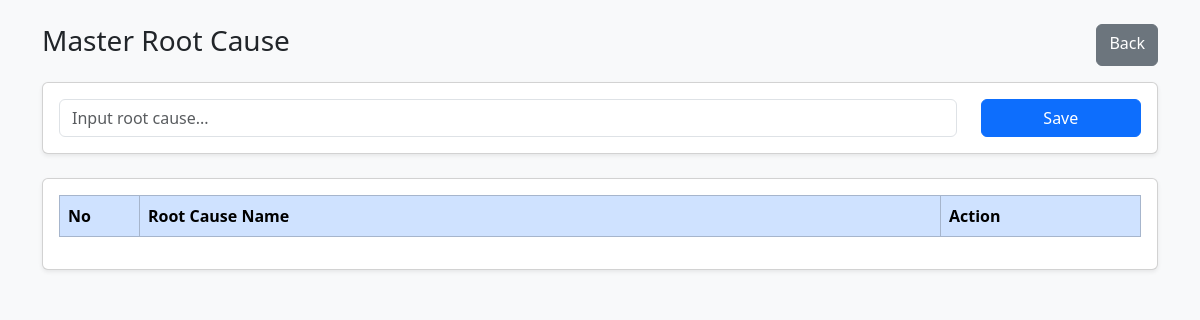
Before: /page/leader/rootcause/index.php (signed in) with the older database file.
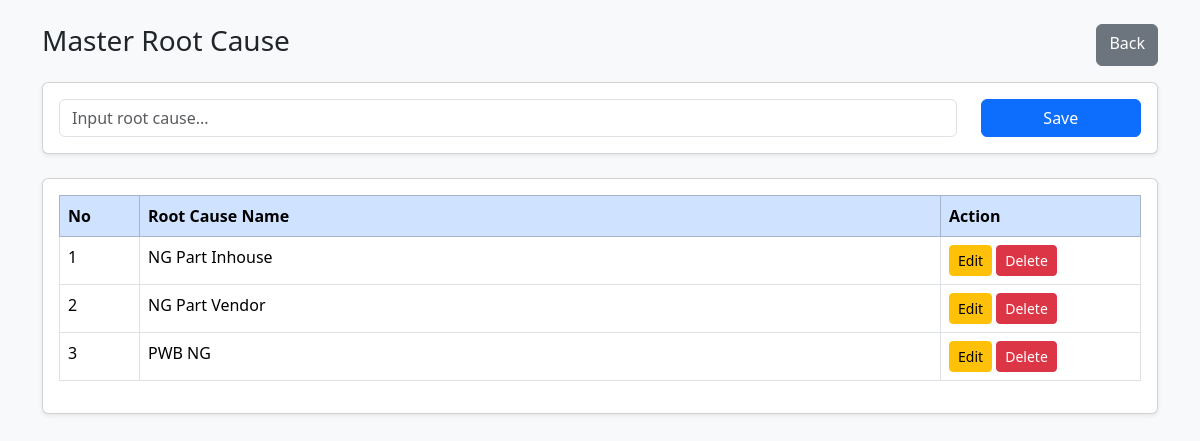
After: the same page with the newer database file.
### tables this page shows
CREATE TABLE `rootcause_master` (
  `rootcause_id` int(11) NOT NULL,
  `rootcause_name` varchar(150) NOT NULL,
  `area` enum('IDU','ODU') NOT NULL,
  `created_at` datetime DEFAULT current_timestamp()
);

### page/leader/rootcause/index.php (the view, shortened to what this page needs)
<?php
require '../../../conn.php';
$table = "rootcause_master";
$field = "rootcause_name";
$area = $_SESSION['area'];
$data = mysqli_query(
    $conn,
    "SELECT * FROM $table WHERE area='$area'
     ORDER BY rootcause_name ASC"
);
?>
<!doctype html>
<html lang="en">
<head>
    <link href="https://cdn.jsdelivr.net/npm/bootstrap@5.3.3/dist/css/bootstrap.min.css" rel="stylesheet">
</head>
<body class="bg-light">
    <div class="container mt-4">
        <div class="d-flex justify-content-between mb-3">
            <h3>Master Root Cause</h3>
            <a href="../index.php" class="btn btn-secondary">
                Back
            </a>
        </div>
        <div class="card shadow-sm mb-4">
            <div class="card-body">
                <form method="POST">
                    <div class="row">
                        <div class="col-md-10">
                            <input type="text"
                                name="name"
                                class="form-control"
                                placeholder="Input root cause..."
                                required>
                        </div>
                        <div class="col-md-2 d-grid">
                            <button type="submit"
                                name="btn_save"
                                class="btn btn-primary">
                                Save
                            </button>
                        </div>
                    </div>
                </form>
            </div>
        </div>
        <div class="card shadow-sm">
            <div class="card-body table-responsive">
                <table class="table table-bordered">
                    <thead class="table-primary">
                        <tr>
                            <th width="80">No</th>
                            <th>Root Cause Name</th>
                            <th width="200">Action</th>
                        </tr>
                    </thead>
                    <tbody>
                        <?php
                        $no = 1;
                        while ($row = mysqli_fetch_assoc($data)) :
                        ?>
                            <tr>
                                <td><?= $no++; ?></td>
                                <td><?= $row[$field]; ?></td>
                                <td>
                                    <button class="btn btn-warning btn-sm"
                                        data-bs-toggle="modal"
                                        data-bs-target="#edit<?= $row['rootcause_id']; ?>">
                                        Edit
                                    </button>
                                    <a href="?delete=<?= $row['rootcause_id']; ?>"
                                        class="btn btn-danger btn-sm"
                                        onclick="return confirm('Hapus data?')">
                                        Delete
                                    </a>
                                </td>
                            </tr>
                        <?php endwhile; ?>
                    </tbody>
                </table>
            </div>
        </div>
    </div>
</body>
</html>

Changed rows visible on the page:
added rootcause_master: rootcause_name "NG Part Inhouse"
added rootcause_master: rootcause_name "NG Part Vendor"
added rootcause_master: rootcause_name "PWB NG"
